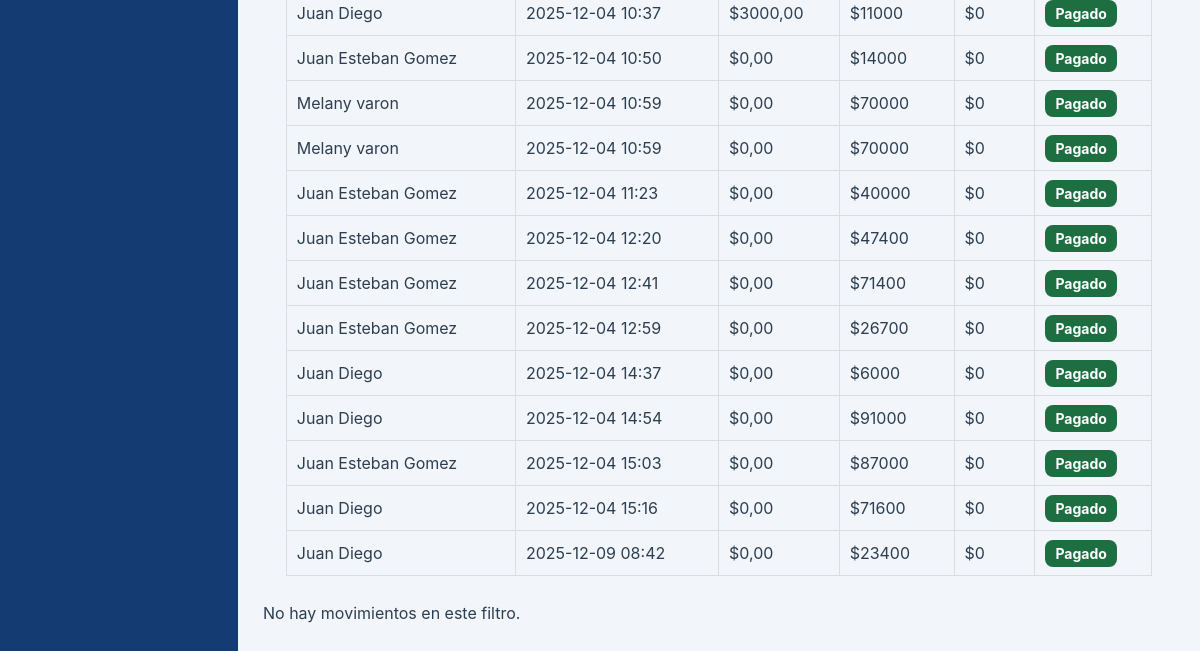
/reporte/reporte-rango/ (lower part), run on an earlier commit of the app's database.
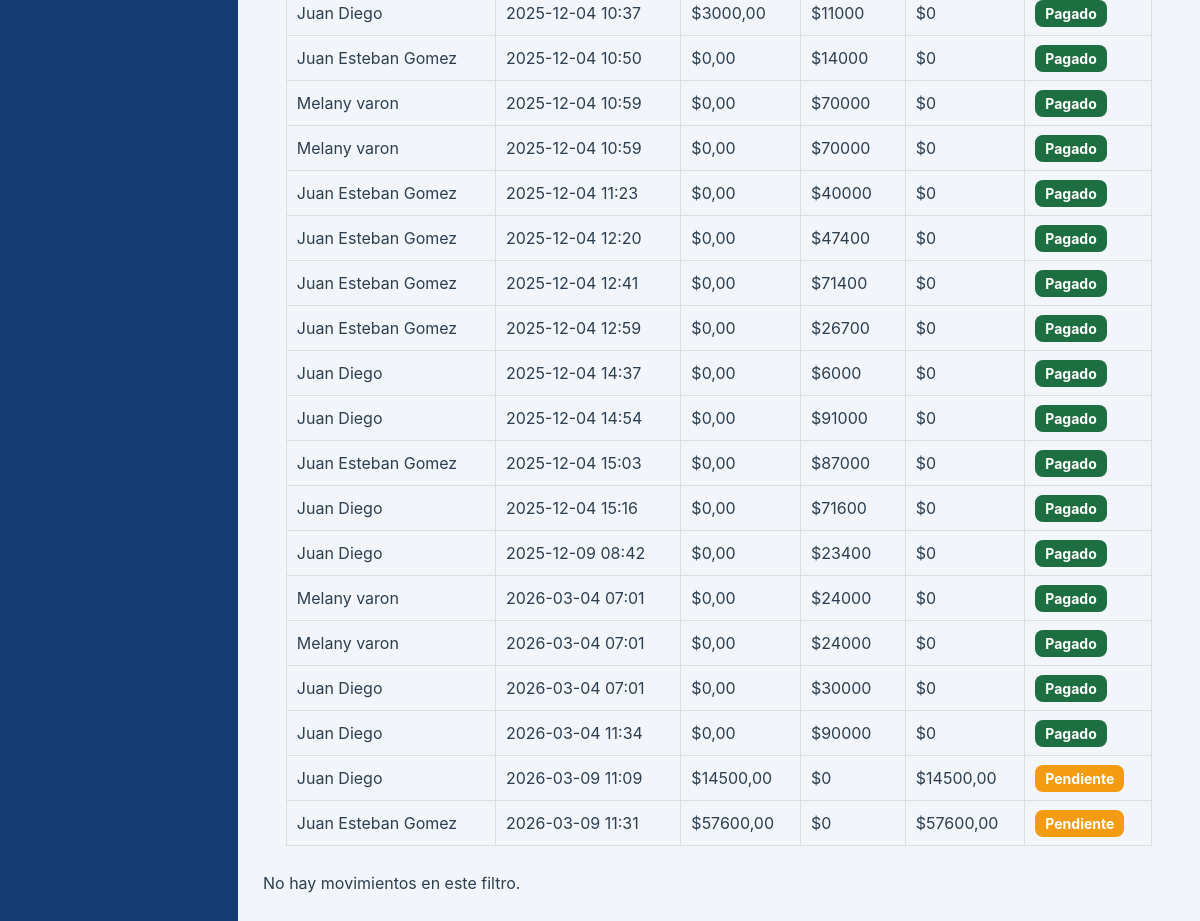
And on a later commit of the database.
### CreacionUsu/models.py (models this page shows, shortened)
class Cliente(models.Model):
    id_cliente = models.AutoField(primary_key=True)
    nombre = models.CharField(max_length=200)
    telefono = models.CharField(max_length=20)
    direccion = models.CharField(max_length=255)
    correo = models.EmailField(blank=True, null=True)
    fecha_registro = models.DateTimeField(auto_now_add=True)

### pedido/models.py (models this page shows, shortened)
class Pedido(models.Model):
    id_pedido = models.AutoField(primary_key=True)
    cliente = models.ForeignKey(
        Cliente,
        on_delete=models.CASCADE,
        related_name="pedidos"
    )
    fecha_pedido = models.DateTimeField(auto_now_add=True)
    total = models.DecimalField(max_digits=10, decimal_places=2, default=0)
    estado= models.CharField(
        max_length=20,
        choices=[("Pendiente", "Pendiente"), ("Pagado", "Pagado"), ("Cancelado", "Cancelado")],
        default="Pendiente"
    )

### reporte/views.py (the view)
# urls.py: path("reporte-rango/", views.reporte_rango_fechas, name="reporte_rango_fechas"),
def reporte_rango_fechas(request):
    fecha_inicio = request.GET.get("fecha_inicio")
    fecha_fin = request.GET.get("fecha_fin")
    cliente_id = request.GET.get("cliente_id")
    pedidos = Pedido.objects.all()
    if fecha_inicio and fecha_fin:
        pedidos = pedidos.filter(
            fecha_pedido__date__range=[fecha_inicio, fecha_fin]
        )
    if cliente_id and cliente_id != "0":
        pedidos = pedidos.filter(cliente_id=cliente_id)
    clientes = Cliente.objects.all()
    reporte = []
    for p in pedidos:
        abonado = p.movimientos.aggregate(total=Sum("monto"))["total"] or 0
        saldo = p.total - abonado
        if p.estado == "Pagado":
            saldo = 0
        reporte.append({
            "cliente": p.cliente.nombre,
            "fecha": p.fecha_pedido,
            "total": p.total,
            "abonado": abonado,
            "saldo": saldo,
            "estado": p.estado
        })
    return render(request,"reporte/informe_mensual.html",{
        "reporte":reporte,
        "clientes":clientes,
        "fecha_inicio":fecha_inicio,
        "fecha_fin":fecha_fin,
        "cliente_id":cliente_id
    })

### reporte/templates/reporte/informe_mensual.html (shortened to what this page needs)
{% extends 'menu/menu.html' %}
{% load static %}
{% block content %}
<link rel="stylesheet" href="{% static 'reporte/CSS/reporte.css' %}">
<link rel="stylesheet" href="https://cdnjs.cloudflare.com/ajax/libs/font-awesome/6.5.0/css/all.min.css">
{% if reporte %}
<table class="tabla-reporte">
{% for r in reporte %}
<tr>
<td>{{ r.cliente }}</td>
<td>{{ r.fecha|date:"Y-m-d H:i" }}</td>
<td>${{ r.total }}</td>
<td>${{ r.abonado }}</td>
<td>
{% if r.estado == "Pagado" %}
$0
{% elif r.estado == "Cancelado" %}
<s>${{ r.total }}</s>
{% else %}
${{ r.saldo }}
{% endif %}
</td>
<td>
{% if r.estado == "Pagado" %}
<span class="estado pagado">Pagado</span>
{% elif r.estado == "Pendiente" %}
<span class="estado pendiente">Pendiente</span>
{% elif r.estado == "Cancelado" %}
<span class="estado cancelado">Cancelado</span>
{% endif %}
</td>
</tr>
{% endfor %}
</table>
{% endif %}
{% if not movimientos and not historial %}
<p>No hay movimientos en este filtro.</p>
{% endif %}
{% endblock %}

What changed in the data, as far as the page shows it:
added Pedido: fecha "2026-03-04 07:01", total "0,00"
added Pedido: fecha "2026-03-04 07:01", total "0,00"
added Pedido: fecha "2026-03-04 07:01", total "0,00"
added Pedido: fecha "2026-03-04 11:34", total "0,00"
added Pedido: fecha "2026-03-09 11:09", total "14500,00"
added Pedido: fecha "2026-03-09 11:31", total "57600,00"
Also different on the page:
new list line: "Melany varon"
new list line: "$ $ 24000 $0 Pagado"
new list line: "Juan Diego"
new list line: "$ $ 30000 $0 Pagado"
new list line: "$ $ 90000 $0 Pagado"
new list line: "$ $ 0 $ 14500,00 Pendiente"
new list line: "Juan Esteban Gomez"
new list line: "$ $ 0 $ 57600,00 Pendiente"
